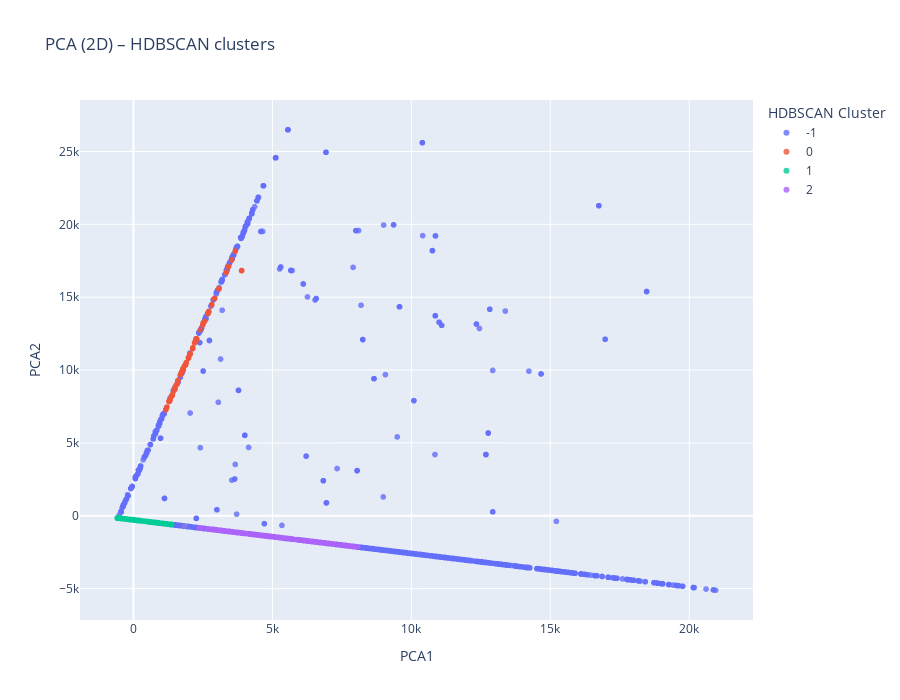

The notebook cell this image was saved under:
### Markdown cell above
### Visualizing the results: PCA & UMAP

### Code cell
pca = PCA(n_components=2, random_state=42)
X_pca = pca.fit_transform(X)

print("Varianza explicada por componente:")
print(pca.explained_variance_ratio_)
print("Varianza total explicada:", pca.explained_variance_ratio_.sum())

df_pca = pd.DataFrame({
    'PCA1': X_pca[:, 0],
    'PCA2': X_pca[:, 1],
    'HDBSCAN_cluster': hdb_labels.astype(str),
    'is_attack': y
})

fig = px.scatter(
    df_pca,
    x='PCA1',
    y='PCA2',
    color='HDBSCAN_cluster',
    title="PCA (2D) – HDBSCAN clusters",
    width=900,
    hover_data=['is_attack'],
    height=700
)

fig.update_traces(marker=dict(size=6, opacity=0.8))
fig.update_layout(legend_title_text='HDBSCAN Cluster')

fig.show()

### Figure 1 — Plotly figure (JSON) as saved in the notebook; plotly's stock layout.template omitted (floating-point values rounded to 4 significant figures; data arrays with more than 128 entries replaced by an {"elided": "..."} marker saying what was removed)
{"data": [{"customdata": {"elided": "1441x1 float values"}, "hovertemplate": "HDBSCAN_cluster=-1<br>PCA1=%{x}<br>PCA2=%{y}<br>is_attack=%{customdata[0]}<extra></extra>", "legendgroup": "-1", "marker": {"color": "#636efa", "opacity": 0.8, "size": 6, "symbol": "circle"}, "mode": "markers", "name": "-1", "showlegend": true, "type": "scattergl", "x": {"elided": "1441 float values"}, "xaxis": "x", "y": {"elided": "1441 float values"}, "yaxis": "y"}, {"customdata": [[1.0], [1.0], [1.0], [1.0], [1.0], [1.0], [1.0], [1.0], [1.0], [1.0], [1.0], [1.0], [1.0], [1.0], [1.0], [1.0], [1.0], [1.0], [1.0], [1.0], [1.0], [1.0], [1.0], [1.0], [1.0], [1.0], [1.0], [1.0], [1.0], [1.0], [1.0], [1.0], [1.0], [1.0], [1.0], [1.0], [1.0], [1.0], [1.0], [1.0], [1.0], [1.0], [1.0], [1.0], [1.0], [1.0], [1.0], [1.0], [1.0], [1.0], [1.0], [1.0], [1.0], [1.0], [1.0], [1.0], [1.0], [1.0], [1.0], [1.0], [1.0], [1.0], [1.0], [1.0], [1.0], [1.0], [1.0], [1.0], [1.0], [1.0], [1.0], [1.0], [1.0], [1.0], [1.0], [1.0], [1.0], [1.0], [1.0], [1.0], [1.0], [1.0], [1.0], [1.0], [1.0], [1.0], [1.0], [1.0], [1.0], [1.0], [1.0], [1.0], [1.0], [1.0], [1.0], [1.0], [1.0], [1.0], [1.0], [1.0], [0.0], [0.0], [0.0], [0.0], [0.0], [0.0], [0.0], [0.0], [0.0], [0.0], [0.0], [0.0], [0.0], [0.0], [0.0], [0.0], [0.0], [0.0], [0.0], [0.0], [0.0], [0.0], [0.0], [0.0], [0.0], [0.0]], "hovertemplate": "HDBSCAN_cluster=0<br>PCA1=%{x}<br>PCA2=%{y}<br>is_attack=%{customdata[0]}<extra></extra>", "legendgroup": "0", "marker": {"color": "#EF553B", "opacity": 0.8, "size": 6, "symbol": "circle"}, "mode": "markers", "name": "0", "showlegend": true, "type": "scattergl", "x": [1202.0, 1202.0, 1202.0, 1299.0, 1299.0, 1299.0, 1392.0, 1392.0, 1386.0, 1701.0, 1778.0, 1778.0, 1772.0, 1900.0, 1900.0, 1900.0, 1985.0, 1985.0, 1985.0, 2131.0, 2131.0, 2131.0, 2278.0, 2274.0, 2274.0, 2229.0, 2496.0, 2496.0, 2496.0, 2679.0, 2679.0, 2675.0, 2919.0, 2919.0, 2919.0, 3075.0, 3075.0, 3075.0, 3338.0, 3338.0, 3338.0, 3424.0, 3417.0, 3417.0, 3664.0, 3664.0, 3664.0, 1162.0, 1162.0, 1162.0, 1318.0, 1314.0, 1314.0, 1270.0, 1402.0, 1399.0, 1399.0, 1354.0, 1493.0, 1495.0, 1495.0, 1449.0, 1576.0, 1576.0, 1576.0, 1525.0, 1796.0, 1796.0, 1796.0, 1874.0, 1874.0, 1874.0, 1981.0, 1981.0, 1981.0, 2042.0, 2042.0, 2042.0, 2135.0, 2135.0, 2135.0, 2251.0, 2247.0, 2247.0, 2205.0, 2400.0, 2557.0, 2557.0, 2519.0, 2713.0, 2713.0, 2713.0, 2819.0, 2819.0, 2819.0, 3893.0, 3893.0, 3893.0, 3535.0, 3535.0, 1782.0, 1783.0, 2027.0, 2027.0, 2027.0, 1692.0, 1692.0, 1692.0, 1841.0, 1841.0, 1841.0, 1600.0, 1600.0, 1600.0, 1733.0, 2255.0, 2255.0, 2255.0, 1487.0, 1487.0, 2199.0, 2262.0, 2262.0, 2253.0, 2252.0, 2252.0], "xaxis": "x", "y": [7449.0, 7449.0, 7449.0, 7865.0, 7865.0, 7865.0, 8244.0, 8244.0, 8252.0, 9738.0, 9936.0, 9936.0, 9940.0, 10510.0, 10510.0, 10510.0, 10860.0, 10860.0, 10860.0, 11470.0, 11470.0, 11470.0, 12140.0, 12110.0, 12110.0, 11990.0, 13110.0, 13110.0, 13110.0, 13870.0, 13870.0, 13870.0, 14910.0, 14910.0, 14910.0, 15580.0, 15580.0, 15580.0, 16700.0, 16700.0, 16700.0, 17120.0, 17090.0, 17090.0, 18160.0, 18160.0, 18160.0, 7276.0, 7276.0, 7276.0, 7967.0, 7937.0, 7937.0, 7832.0, 8327.0, 8291.0, 8291.0, 8175.0, 8728.0, 8691.0, 8691.0, 8575.0, 9077.0, 9046.0, 9046.0, 8944.0, 10040.0, 10040.0, 10040.0, 10350.0, 10350.0, 10350.0, 10820.0, 10820.0, 10820.0, 11100.0, 11100.0, 11100.0, 11520.0, 11520.0, 11520.0, 12030.0, 11990.0, 11990.0, 11870.0, 12750.0, 13340.0, 13340.0, 13250.0, 14040.0, 14000.0, 14000.0, 14490.0, 14490.0, 14490.0, 16830.0, 16830.0, 16830.0, 17560.0, 17560.0, 10090.0, 10100.0, 11080.0, 11080.0, 11080.0, 9673.0, 9673.0, 9673.0, 10300.0, 10300.0, 10300.0, 9270.0, 9270.0, 9270.0, 9879.0, 12110.0, 12110.0, 12110.0, 8767.0, 8767.0, 11860.0, 12140.0, 12140.0, 12140.0, 12130.0, 12140.0], "yaxis": "y"}, {"customdata": {"elided": "22056x1 float values"}, "hovertemplate": "HDBSCAN_cluster=1<br>PCA1=%{x}<br>PCA2=%{y}<br>is_attack=%{customdata[0]}<extra></extra>", "legendgroup": "1", "marker": {"color": "#00cc96", "opacity": 0.8, "size": 6, "symbol": "circle"}, "mode": "markers", "name": "1", "showlegend": true, "type": "scattergl", "x": {"elided": "22056 float values"}, "xaxis": "x", "y": {"elided": "22056 float values"}, "yaxis": "y"}, {"customdata": {"elided": "382x1 float values"}, "hovertemplate": "HDBSCAN_cluster=2<br>PCA1=%{x}<br>PCA2=%{y}<br>is_attack=%{customdata[0]}<extra></extra>", "legendgroup": "2", "marker": {"color": "#ab63fa", "opacity": 0.8, "size": 6, "symbol": "circle"}, "mode": "markers", "name": "2", "showlegend": true, "type": "scattergl", "x": {"elided": "382 float values"}, "xaxis": "x", "y": {"elided": "382 float values"}, "yaxis": "y"}], "layout": {"height": 700, "legend": {"title": {"text": "HDBSCAN Cluster"}, "tracegroupgap": 0}, "title": {"text": "PCA (2D) – HDBSCAN clusters"}, "width": 900, "xaxis": {"anchor": "y", "domain": [0, 1], "title": {"text": "PCA1"}}, "yaxis": {"anchor": "x", "domain": [0, 1], "title": {"text": "PCA2"}}}}
